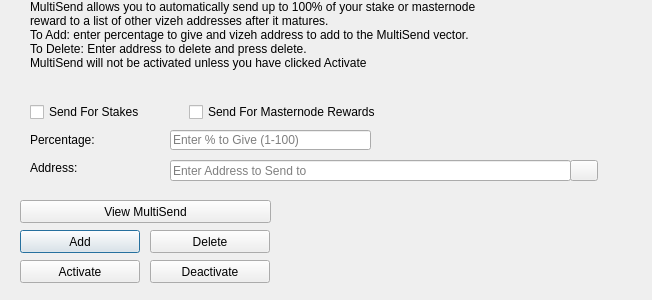
<?xml version="1.0" encoding="UTF-8"?>
<ui version="4.0">
 <class>MultiSendDialog</class>
 <widget class="QDialog" name="MultiSendDialog">
  <property name="windowModality">
   <enum>Qt::NonModal</enum>
  </property>
  <property name="geometry">
   <rect>
    <x>0</x>
    <y>0</y>
    <width>652</width>
    <height>300</height>
   </rect>
  </property>
  <property name="windowTitle">
   <string>MultiSend</string>
  </property>
  <widget class="QLineEdit" name="multiSendPercentEdit">
   <property name="geometry">
    <rect>
     <x>170</x>
     <y>130</y>
     <width>201</width>
     <height>20</height>
    </rect>
   </property>
   <property name="toolTip">
    <string>Enter whole numbers 1 - 100</string>
   </property>
   <property name="placeholderText">
    <string>Enter % to Give (1-100)</string>
   </property>
  </widget>
  <widget class="QLineEdit" name="multiSendAddressEdit">
   <property name="geometry">
    <rect>
     <x>170</x>
     <y>160</y>
     <width>401</width>
     <height>21</height>
    </rect>
   </property>
   <property name="toolTip">
    <string/>
   </property>
   <property name="placeholderText">
    <string>Enter Address to Send to</string>
   </property>
  </widget>
  <widget class="QLabel" name="label_2">
   <property name="geometry">
    <rect>
     <x>30</x>
     <y>0</y>
     <width>451</width>
     <height>121</height>
    </rect>
   </property>
   <property name="lineWidth">
    <number>1</number>
   </property>
   <property name="text">
    <string>MultiSend allows you to automatically send up to 100% of your stake or masternode reward to a list of other vizeh addresses after it matures.
To Add: enter percentage to give and vizeh address to add to the MultiSend vector.
To Delete: Enter address to delete and press delete.
MultiSend will not be activated unless you have clicked Activate</string>
   </property>
   <property name="alignment">
    <set>Qt::AlignLeading|Qt::AlignLeft|Qt::AlignTop</set>
   </property>
   <property name="wordWrap">
    <bool>true</bool>
   </property>
  </widget>
  <widget class="QLabel" name="message">
   <property name="geometry">
    <rect>
     <x>290</x>
     <y>200</y>
     <width>351</width>
     <height>91</height>
    </rect>
   </property>
   <property name="text">
    <string/>
   </property>
  </widget>
  <widget class="QPushButton" name="addButton">
   <property name="geometry">
    <rect>
     <x>20</x>
     <y>230</y>
     <width>120</width>
     <height>23</height>
    </rect>
   </property>
   <property name="toolTip">
    <string/>
   </property>
   <property name="statusTip">
    <string>Add to MultiSend Vector</string>
   </property>
   <property name="text">
    <string>Add</string>
   </property>
  </widget>
  <widget class="QPushButton" name="disableButton">
   <property name="geometry">
    <rect>
     <x>150</x>
     <y>260</y>
     <width>120</width>
     <height>23</height>
    </rect>
   </property>
   <property name="statusTip">
    <string>Deactivate MultiSend</string>
   </property>
   <property name="text">
    <string>Deactivate</string>
   </property>
  </widget>
  <widget class="QPushButton" name="addressBookButton">
   <property name="geometry">
    <rect>
     <x>570</x>
     <y>160</y>
     <width>28</width>
     <height>21</height>
    </rect>
   </property>
   <property name="toolTip">
    <string>Choose an address from the address book</string>
   </property>
   <property name="text">
    <string/>
   </property>
   <property name="icon">
    <iconset resource="../vizeh.qrc">
     <normaloff>:/icons/address-book</normaloff>:/icons/address-book</iconset>
   </property>
   <property name="shortcut">
    <string>Alt+A</string>
   </property>
   <property name="autoDefault">
    <bool>false</bool>
   </property>
  </widget>
  <widget class="QLabel" name="label">
   <property name="geometry">
    <rect>
     <x>30</x>
     <y>130</y>
     <width>121</width>
     <height>20</height>
    </rect>
   </property>
   <property name="toolTip">
    <string>Percentage of stake to send</string>
   </property>
   <property name="text">
    <string>Percentage:</string>
   </property>
  </widget>
  <widget class="QLabel" name="label_5">
   <property name="geometry">
    <rect>
     <x>30</x>
     <y>160</y>
     <width>111</width>
     <height>16</height>
    </rect>
   </property>
   <property name="toolTip">
    <string>Address to send portion of stake to</string>
   </property>
   <property name="text">
    <string>Address:</string>
   </property>
  </widget>
  <widget class="QPushButton" name="deleteButton">
   <property name="geometry">
    <rect>
     <x>150</x>
     <y>230</y>
     <width>120</width>
     <height>23</height>
    </rect>
   </property>
   <property name="toolTip">
    <string/>
   </property>
   <property name="statusTip">
    <string>Delete Address From MultiSend Vector</string>
   </property>
   <property name="text">
    <string>Delete</string>
   </property>
  </widget>
  <widget class="QPushButton" name="activateButton">
   <property name="geometry">
    <rect>
     <x>20</x>
     <y>260</y>
     <width>120</width>
     <height>23</height>
    </rect>
   </property>
   <property name="statusTip">
    <string>Activate MultiSend</string>
   </property>
   <property name="text">
    <string>Activate</string>
   </property>
  </widget>
  <widget class="QPushButton" name="viewButton">
   <property name="geometry">
    <rect>
     <x>20</x>
     <y>200</y>
     <width>251</width>
     <height>23</height>
    </rect>
   </property>
   <property name="toolTip">
    <string/>
   </property>
   <property name="statusTip">
    <string>View MultiSend Vector</string>
   </property>
   <property name="text">
    <string>View MultiSend</string>
   </property>
  </widget>
  <widget class="QWidget" name="horizontalLayoutWidget">
   <property name="geometry">
    <rect>
     <x>30</x>
     <y>100</y>
     <width>351</width>
     <height>24</height>
    </rect>
   </property>
   <layout class="QHBoxLayout" name="horizontalLayout">
    <item>
     <widget class="QCheckBox" name="multiSendStakeCheckBox">
      <property name="text">
       <string>Send For Stakes</string>
      </property>
     </widget>
    </item>
    <item>
     <widget class="QCheckBox" name="multiSendMasternodeCheckBox">
      <property name="text">
       <string>Send For Masternode Rewards</string>
      </property>
     </widget>
    </item>
   </layout>
  </widget>
 </widget>
 <resources>
  <include location="../vizeh.qrc"/>
 </resources>
 <connections/>
</ui>
